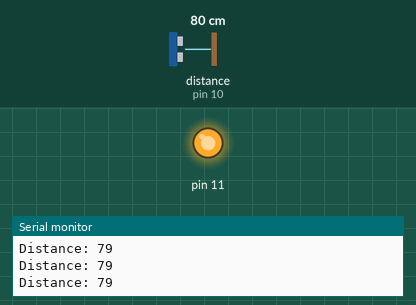
A sketch run on a simulated Arduino Uno, built with avr-gcc and run on an emulated ATmega328P. Shown: output pins drawn as LEDs (lit = HIGH), the last lines printed to the serial monitor. Wiring (inferred from the names in the program): ultrasonic range finder: trigger pin 9; echo pin 10. The test bench sets the inputs (shaded band); at power-on: distance to the obstacle (sensor on pin 10) 80 cm. The echo pulse lasts 58.3 µs per cm; pins used as bus, display or sensor lines are not drawn.

Above: at 1.2 s.
1.3 s: distance to the obstacle (sensor on pin 10) set to 74 cm
4.3 s: distance to the obstacle (sensor on pin 10) set to 66 cm
At 4.9 s:
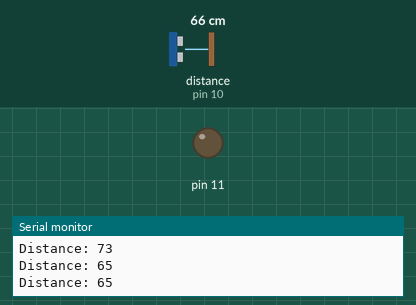
5.8 s: distance to the obstacle (sensor on pin 10) set to 120 cm
At 6.9 s:
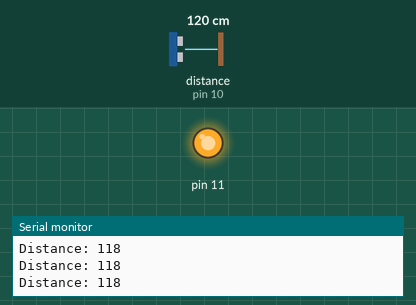
7.5 s: distance to the obstacle (sensor on pin 10) set to 2 cm
At 8.7 s:
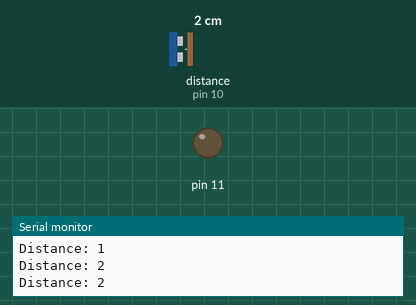
Timing chart, 0 to 10.0 s (numbered marks = the images above; inputs shaded):
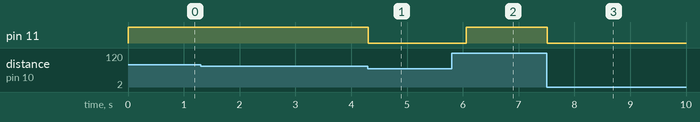

Measured:
- the behaviour switches between 72 and 71 cm on distance to the obstacle (sensor on pin 10) (found by bisection; images 0 and 1)
- after the input at 4.3 s, pin 11: HIGH → LOW at once
- after the input at 5.8 s, pin 11: LOW → HIGH after 0.26 s
- after the input at 7.5 s, pin 11: HIGH → LOW at once

The sketch:

Mobil_Ultra.ino
```cpp
int acuan=70;

// defines pins numbers
const int trigPin = 9;
const int echoPin = 10;
// defines variables
long duration;
int distance;
int pinSpeaker = 12;
void setup() {
pinMode(trigPin, OUTPUT); // Sets the trigPin as an Output
pinMode(echoPin, INPUT); // Sets the echoPin as an Input
pinMode(11,OUTPUT);
Serial.begin(9600); // Starts the serial communication
}
void loop() {
// Clears the trigPin
digitalWrite(trigPin, LOW);
delayMicroseconds(2);
// Sets the trigPin on HIGH state for 10 micro seconds
digitalWrite(trigPin, HIGH);
delayMicroseconds(10);
digitalWrite(trigPin, LOW);
// Reads the echoPin, returns the sound wave travel time in microseconds
duration = pulseIn(echoPin, HIGH);
// Calculating the distance
distance= duration*0.034/2;
// Prints the distance on the Serial Monitor
Serial.print("Distance: ");
Serial.println(distance);
if (distance <= acuan){
  digitalWrite(11,LOW);
  playTone(300,160);
  delay(10);}
else{
  digitalWrite(11,HIGH);
  playTone(0,0);
  delay(10);}

}
void playTone(long duration, int freq) {
    duration *= 1000;
    int period = (1.0 / freq) * 10000;
    long elapsed_time = 0;
    while (elapsed_time < duration) {
        digitalWrite(pinSpeaker,HIGH);
        delayMicroseconds(period / 2);
        digitalWrite(pinSpeaker, LOW);
        delayMicroseconds(period / 2);
        elapsed_time += (period);
    }
}
```
